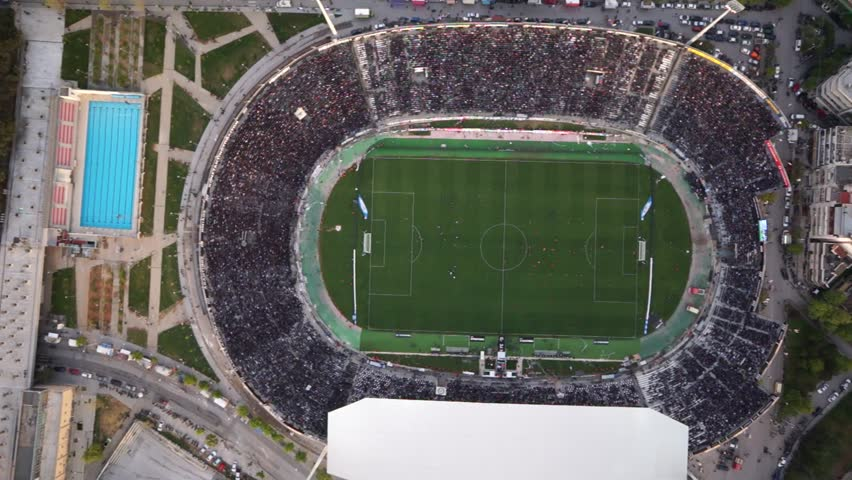
#> input picture 1.jpg, 852 x 480 px
$ python try18_edgeDetection.py   (older library calls are emulated)
#> lines starting #> are read from the running program, lines starting #| are printed output that depends on the picture
import cv2

img = cv2.imread('1.jpg')
#> img is the input picture: shape (480, 852, 3); mean B, G, R 97.3, 101.4, 101.2
img_grey = cv2.imread('1.jpg', cv2.IMREAD_GRAYSCALE)
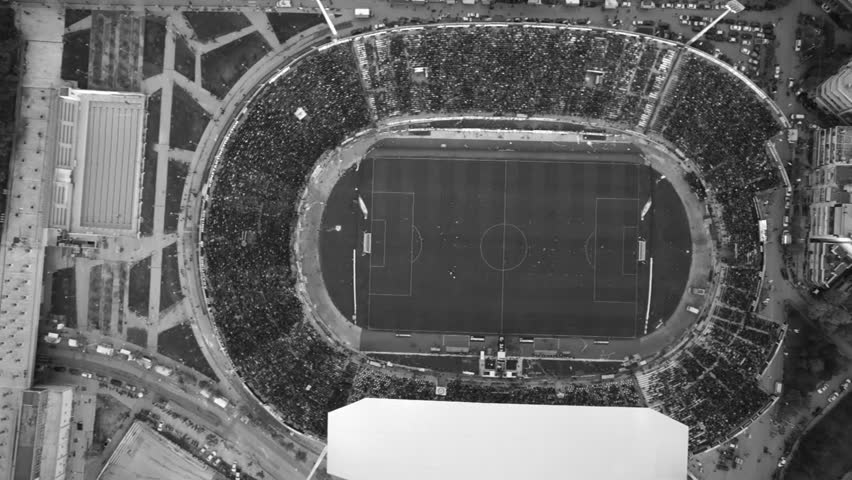
#> img_grey: shape (480, 852); min 2, max 255, mean 100.9

img_GB = cv2.GaussianBlur(img, (5, 5), 0)
img_grey_GB = cv2.GaussianBlur(img_grey, (5, 5), 0)

lap_img = cv2.Laplacian(img, cv2.CV_64F)
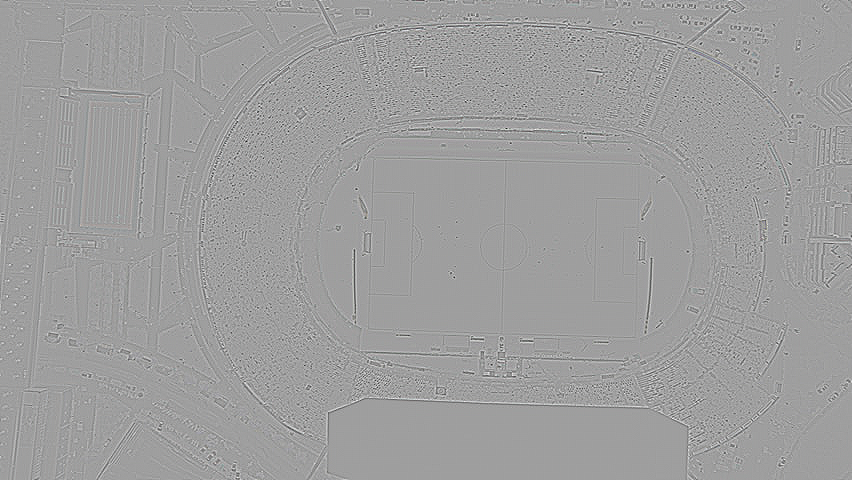
#> lap_img: shape (480, 852, 3) float64; mean B, G, R 0, 0, 0; drawn with min black and max white
lap_img_grey = cv2.Laplacian(img, cv2.CV_64F)
lap_img_GB = cv2.Laplacian(img, cv2.CV_64F)
lap_img_grey_GB = cv2.Laplacian(img, cv2.CV_64F)

canny_img = cv2.Canny(img, 100, 150)
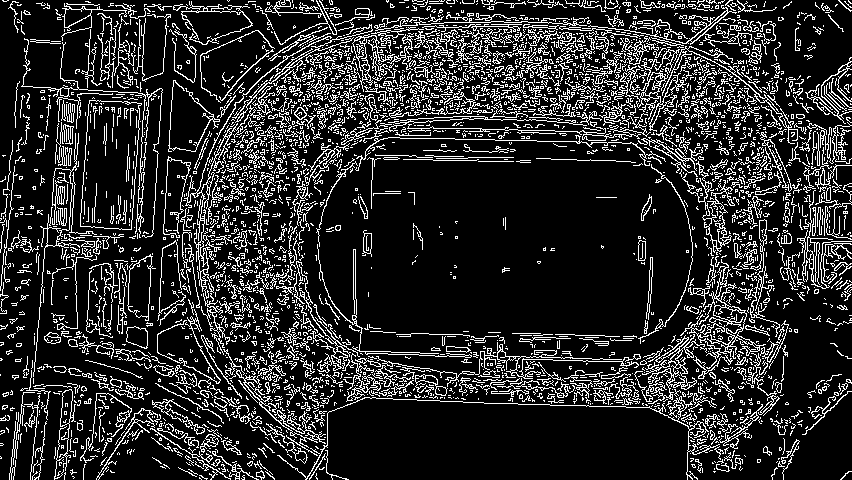
#> canny_img: shape (480, 852); 16.8% white in thin lines or dots
canny_img_grey = cv2.Canny(img_grey, 100, 150)
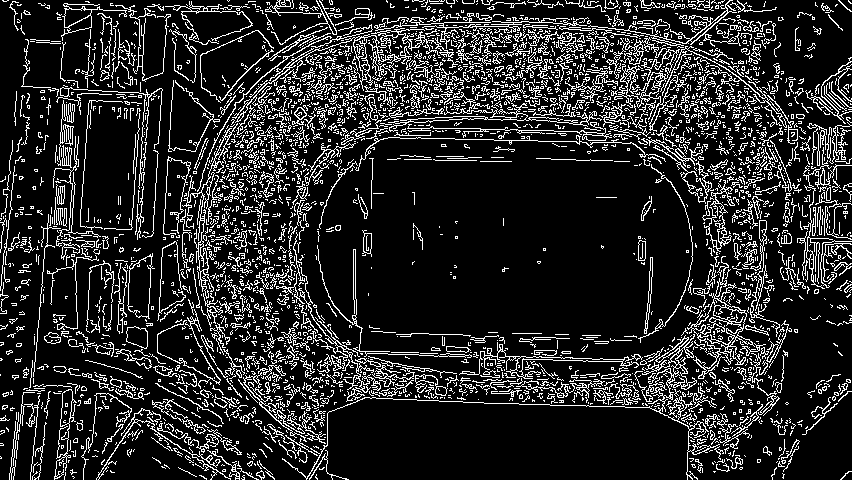
#> canny_img_grey: shape (480, 852); 15.8% white in thin lines or dots
canny_img_GB = cv2.Canny(img_GB, 100, 150)
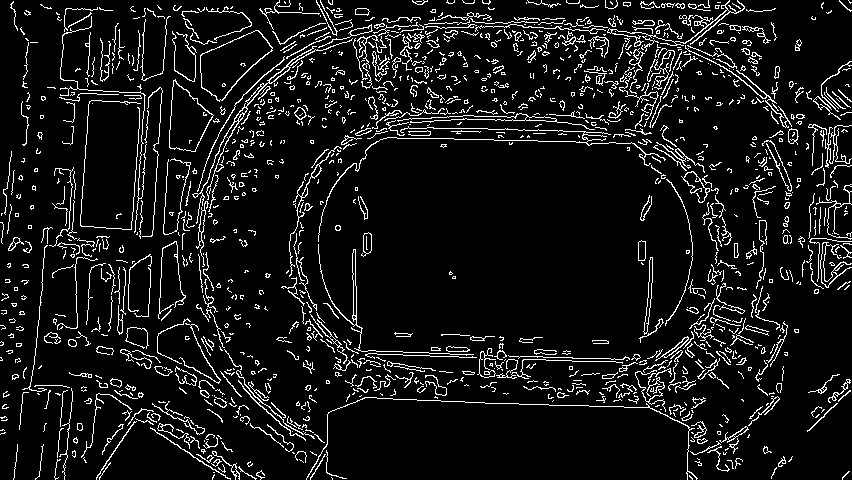
#> canny_img_GB: shape (480, 852); 8.7% white in thin lines or dots
canny_img_grey_GB = cv2.Canny(img_grey_GB, 100, 150)
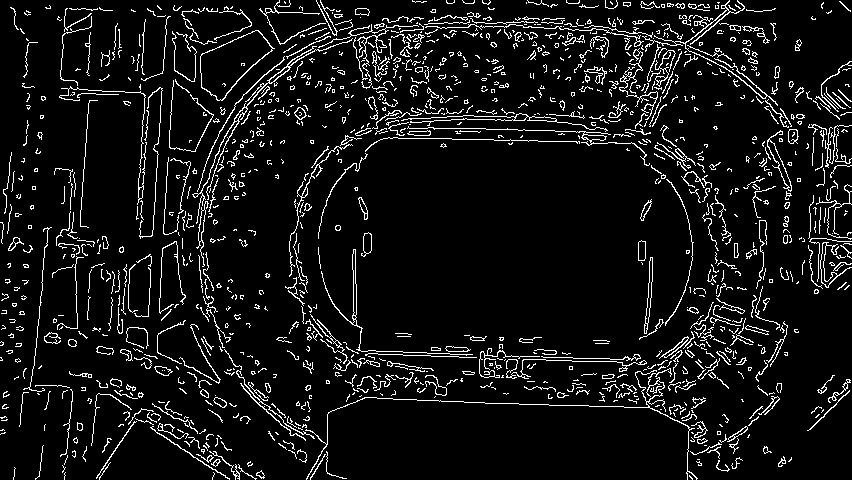
#> canny_img_grey_GB: shape (480, 852); 7.8% white in thin lines or dots


cv2.imshow('Original', canny_img)
cv2.imshow('OG Grey', canny_img_grey)
cv2.imshow('OG GB', canny_img_GB)
cv2.imshow('OG GB Grey', canny_img_grey_GB)

cv2.waitKey(0)
cv2.destroyAllWindows()
